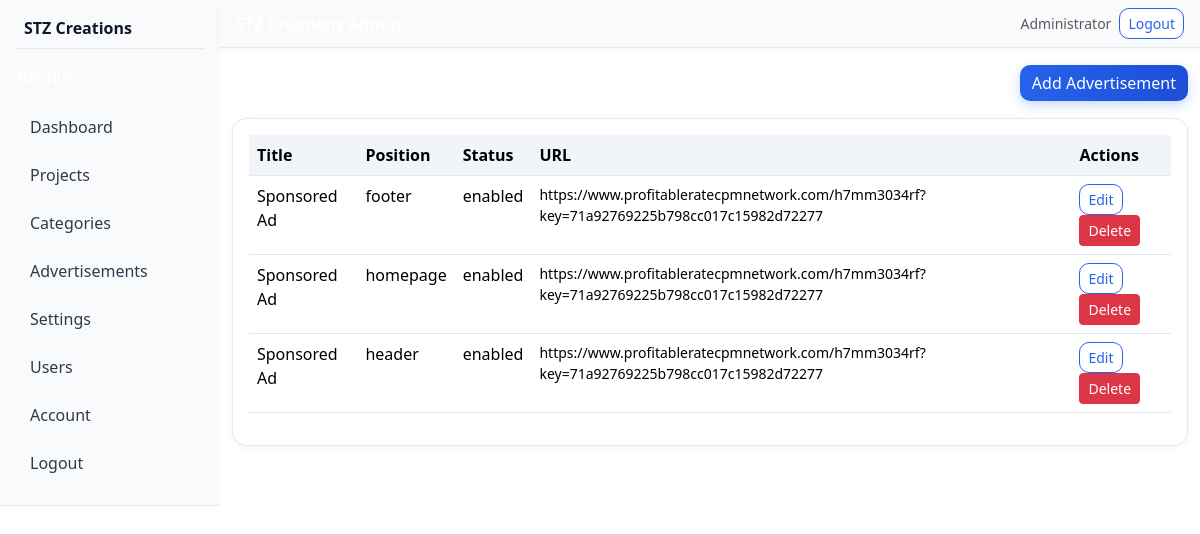
The app's page /admin/advertisements (signed in) with its own data.
### tables this page shows
CREATE TABLE `advertisements` (
  `id` INT UNSIGNED AUTO_INCREMENT PRIMARY KEY,
  `title` VARCHAR(200) NOT NULL,
  `image_path` VARCHAR(500) DEFAULT NULL,
  `url` VARCHAR(500) NOT NULL,
  `code` LONGTEXT DEFAULT NULL,
  `position` ENUM('header','homepage','sidebar','footer','socialbar') DEFAULT 'homepage',
  `status` ENUM('enabled','disabled') DEFAULT 'enabled',
  `created_at` TIMESTAMP DEFAULT CURRENT_TIMESTAMP,
  `updated_at` TIMESTAMP DEFAULT CURRENT_TIMESTAMP ON UPDATE CURRENT_TIMESTAMP,
  INDEX `idx_position` (`position`),
  INDEX `idx_status` (`status`)
);

### admin/index.php (called while the page is built, shortened)
<?php
require_once __DIR__ . '/includes/header.php';
$route = $_GET['route'] ?? '';
$route = trim($route, '/');
$parts = $route === '' ? [] : explode('/', $route);
$page = $parts[0] ?? 'dashboard';
$file = __DIR__ . '/' . $page . '.php';
include $file;
require_once __DIR__ . '/includes/footer.php';

### includes/functions.php (called while the page is built, shortened)
<?php
require_once __DIR__ . '/db.php';
function e($s) { return htmlspecialchars((string)$s, ENT_QUOTES, 'UTF-8'); }
function base_url($path = '') {
    return SITE_URL . '/' . ltrim($path, '/');
}

### includes/db.php (called while the page is built, shortened)
<?php
function db(): PDO {
    static $pdo = null;
    if ($pdo === null) {
        $dsn = 'mysql:host=' . DB_HOST . ';dbname=' . DB_NAME . ';charset=' . DB_CHARSET;
        $options = [
            PDO::ATTR_ERRMODE => PDO::ERRMODE_EXCEPTION,
            PDO::ATTR_DEFAULT_FETCH_MODE => PDO::FETCH_ASSOC,
            PDO::ATTR_EMULATE_PREPARES => false,
        ];
        $pdo = new PDO($dsn, DB_USER, DB_PASS, $options);
    }
    return $pdo;
}

### admin/advertisements.php (the view, shortened to what this page needs)
<?php
$ads = db()->query("SELECT * FROM advertisements ORDER BY id DESC")->fetchAll();
?>
<div class="d-flex justify-content-between align-items-center mb-3">
  <h2 class="text-white mb-0">Advertisements</h2>
  <a href="<?php echo base_url('admin/advertisements/create'); ?>" class="btn btn-glow">Add Advertisement</a>
</div>
<div class="card-dark p-3">
<div class="table-responsive"><table class="table table-darkish">
  <thead><tr><th>Title</th><th>Position</th><th>Status</th><th>URL</th><th>Actions</th></tr></thead>
  <tbody>
  <?php foreach ($ads as $a): ?>
  <tr>
    <td><?php echo e($a['title']); ?></td>
    <td><?php echo e($a['position']); ?></td>
    <td><?php echo e($a['status']); ?></td>
    <td class="small"><?php echo e($a['url']); ?></td>
    <td>
      <a href="<?php echo base_url('admin/advertisements/edit/' . $a['id']); ?>" class="btn btn-sm btn-outline-glow">Edit</a>
      <a href="<?php echo base_url('admin/advertisements/delete/' . $a['id']); ?>" class="btn btn-sm btn-danger" onclick="return confirm('Delete?')">Delete</a>
    </td>
  </tr>
  <?php endforeach; ?>
  </tbody>
</table></div>
</div>

### assets/css/style.css (style rules this page uses)
:root { --bg: #ffffff; --bg2: #f8fafc; --card: #ffffff; --card2: #f1f5f9; --accent1: #2563eb; --accent2: #1d4ed8; --accent3: #0ea5e9; --text: #0f172a; --muted: #64748b; --border: #e2e8f0; }
* { box-sizing: border-box; }
html, body { background: var(--bg); color: var(--text); font-family: 'DM Sans', 'Segoe UI', system-ui, sans-serif; }
body { min-height: 100vh; }
a { color: var(--accent1); text-decoration: none; }
h1,h2,h3,h4,h5,.navbar-brand,.section-title { font-family: 'Sora', 'DM Sans', 'Nirmala UI', 'Vrinda', 'Kalpurush', sans-serif; }
.btn-glow { background: linear-gradient(90deg,#2563eb,#1d4ed8); color: #fff; border: none; box-shadow: 0 0 18px rgba(37,99,235,.25); border-radius: 10px; }
.btn-outline-glow { border: 1px solid #2563eb; color: #2563eb; border-radius: 10px; background: #fff; }
.card-dark { background: var(--card); border: 1px solid var(--border); border-radius: 16px; box-shadow: 0 2px 8px rgba(0,0,0,.04); }
.table-darkish { background: #fff; color: var(--text); }
.table-darkish th, .table-darkish td { border-color: var(--border); }

### assets/css/admin.css (style rules this page uses)
.card-dark { background: #fff; border: 1px solid #e2e8f0; border-radius: 14px; box-shadow: 0 2px 8px rgba(0,0,0,.04); }
.table-darkish { background: #fff; color: #0f172a; }
.table-darkish th { background: #f1f5f9; font-weight: 600; }
.table-darkish th, .table-darkish td { border-color: #e2e8f0; }
.btn-glow { background: linear-gradient(90deg,#2563eb,#1d4ed8); color: #fff; border: none; box-shadow: 0 4px 12px rgba(37,99,235,.25); border-radius: 10px; }
.btn-outline-glow { border: 1px solid #2563eb; color: #2563eb; border-radius: 10px; background: #fff; }

### records on screen
advertisements: title "Sponsored Ad", position "footer", status "enabled", url "https://www.profitableratecpmnetwork.com/h7mm3034rf?key=71a92769225b798cc017c15982d72277"
advertisements: title "Sponsored Ad", position "homepage", status "enabled", url "https://www.profitableratecpmnetwork.com/h7mm3034rf?key=71a92769225b798cc017c15982d72277"
advertisements: title "Sponsored Ad", position "header", status "enabled", url "https://www.profitableratecpmnetwork.com/h7mm3034rf?key=71a92769225b798cc017c15982d72277"

### other values on screen
setting('site_name') "STZ Creations"
$_SESSION['admin_name'] "Administrator"
